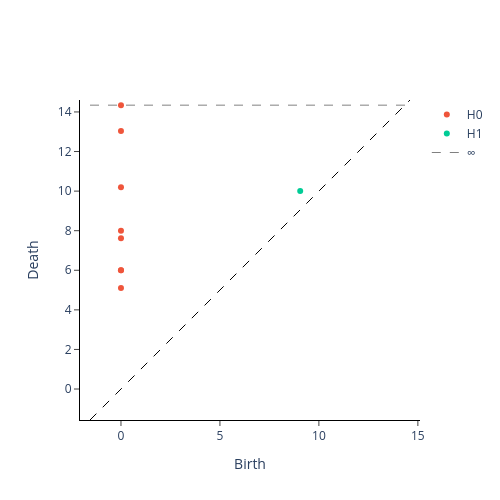

The cell this chart's notebook holds for it:
### Code cell
## Plot persistent diagram

plot_diagram(PD[0])

# PD가 아닌 PD[0]을 입력하는 이유는 
# 변환기 VietorisRipsPersistence가 여러 개의 포인트 클라우드를 변환하면 여러 개의 Persistent diagram의 리스트로 저장하기 때문인데,
# 우리는 하나의 포인트 클라우드를 변환했기에, 리스트 PD의 유일한 첫 번째 원소가 실제 Persistent diagram이기 때문입니다.

### Figure 1 — Plotly figure (JSON) as saved in the notebook; plotly's stock layout.template omitted (floating-point values rounded to 4 significant figures)
{"data": [{"hoverinfo": "none", "line": {"color": "black", "dash": "dash", "width": 1}, "mode": "lines", "showlegend": false, "type": "scatter", "x": [-1.565, 14.6], "y": [-1.565, 14.6]}, {"hoverinfo": "text", "hovertext": ["(0.0, 5.099019527435303)", "(0.0, 6.0), multiplicity: 2", "(0.0, 6.0), multiplicity: 2", "(0.0, 7.6157732009887695)", "(0.0, 8.0)", "(0.0, 10.198039054870605)", "(0.0, 13.03840446472168)", "(0.0, inf)"], "mode": "markers", "name": "H0", "type": "scatter", "x": [0.0, 0.0, 0.0, 0.0, 0.0, 0.0, 0.0, 0.0], "y": [5.099, 6.0, 6.0, 7.616, 8.0, 10.2, 13.04, 14.34]}, {"hoverinfo": "text", "hovertext": ["(9.05538558959961, 10.0)"], "mode": "markers", "name": "H1", "type": "scatter", "x": [9.055], "y": [10.0]}, {"hoverinfo": "none", "line": {"color": "black", "dash": "dash", "width": 0.5}, "mode": "lines", "name": "∞", "showlegend": true, "type": "scatter", "x": [-1.565, 14.6], "y": [14.34, 14.34]}], "layout": {"height": 500, "plot_bgcolor": "white", "width": 500, "xaxis": {"autorange": false, "exponentformat": "e", "linecolor": "black", "linewidth": 1, "mirror": false, "range": [-1.565, 14.6], "showexponent": "all", "showline": true, "side": "bottom", "ticks": "outside", "title": {"text": "Birth"}, "type": "linear", "zeroline": true}, "yaxis": {"autorange": false, "exponentformat": "e", "linecolor": "black", "linewidth": 1, "mirror": false, "range": [-1.565, 14.6], "scaleanchor": "x", "scaleratio": 1, "showexponent": "all", "showline": true, "side": "left", "ticks": "outside", "title": {"text": "Death"}, "type": "linear", "zeroline": true}}}
